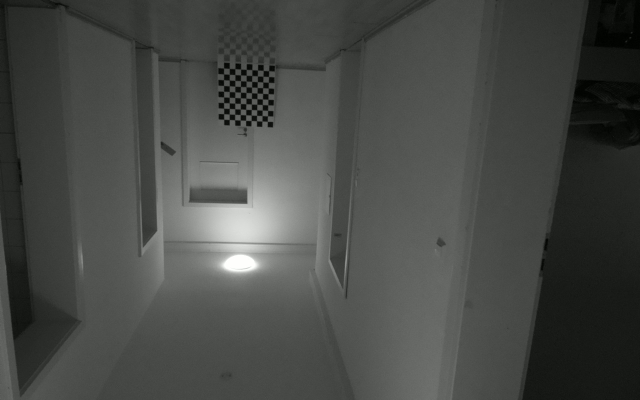
#> input picture Camera_callibration/checkerboard_Images/Cam0/1.jpg, 1280 x 800 px (shown at 1/2 size); its folder holds 3 pictures in this run
$ python camera_calib.py
#> lines starting #> are read from the running program, lines starting #| are printed output that depends on the picture; after the words box and inside, x2 and y2 are one past the last pixel; in counts of white or black regions, pixels touching at a corner belong together
import numpy as np
import cv2 as cv
import glob
import pickle


################ FIND CHESSBOARD CORNERS - OBJECT POINTS AND IMAGE POINTS #############################
for i in range(4):
    chessboardSize = (9,10)
    frameSize = (640,480)


    # termination criteria
    criteria = (cv.TERM_CRITERIA_EPS + cv.TERM_CRITERIA_MAX_ITER, 30, 0.001)


    # prepare object points, like (0,0,0), (1,0,0), (2,0,0) ....,(6,5,0)
    objp = np.zeros((chessboardSize[0] * chessboardSize[1], 3), np.float32)
    objp[:,:2] = np.mgrid[0:chessboardSize[0],0:chessboardSize[1]].T.reshape(-1,2)

    size_of_chessboard_squares_mm = 100
    objp = objp * size_of_chessboard_squares_mm


    # Arrays to store object points and image points from all the images.
    objpoints = [] # 3d point in real world space
    imgpoints = [] # 2d points in image plane.


    images = glob.glob(f'/Users/gokulmnambiar/Desktop/GitHubRepos/Design-and-Development-of-Multispectral-Camera-for-Aerial-Vehicles/Camera_callibration/checkerboard_Images/Cam{i}/*.jpg')

    for image in images:

        img = cv.imread(image)
#> img is the input picture: shape (800, 1280, 3); mean B, G, R 70.6, 73.6, 71.6
        gray = cv.cvtColor(img, cv.COLOR_BGR2GRAY)

        # Find the chess board corners
        ret, corners = cv.findChessboardCorners(gray, chessboardSize, None)
#> ret = True; corners = 90 rows, first 8: [535.3, 243.1], [524.6, 242.5], [513.4, 242.1], [502.8, 241.6], [491.8, 241.3], [480.8, 240.5], [469.8, 240], [459, 239.6]

        # If found, add object points, image points (after refining them)
        if ret == True:

            objpoints.append(objp)
            corners2 = cv.cornerSubPix(gray, corners, (11,11), (-1,-1), criteria)
#> corners2 = 90 rows, first 8: [530, 237.7], [530, 237.7], [507.8, 236.7], [507.8, 236.7], [497.4, 236.2], [486.9, 235.7], [475.6, 235.2], [464.6, 234.7]
            imgpoints.append(corners)

            # Draw and display the corners
            cv.drawChessboardCorners(img, chessboardSize, corners2, ret)
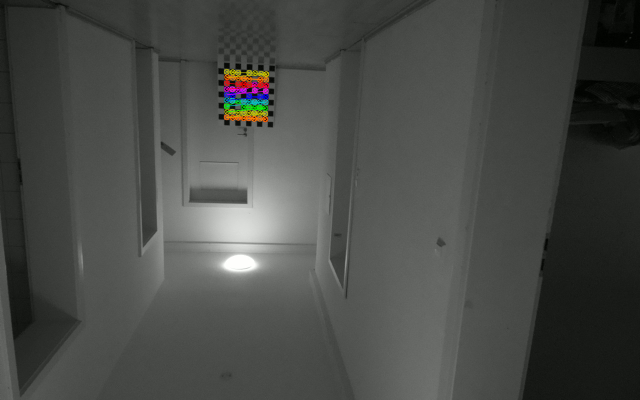
#> img: shape (800, 1280, 3) (shown at 1/2 size); 0.73% of pixels changed, all inside (x1, y1, x2, y2) = (447, 137, 539, 245)
            cv.imshow('img', img)
            cv.waitKey(1000)


    cv.destroyAllWindows()


    ############## CALIBRATION #######################################################

    ret, cameraMatrix, dist, rvecs, tvecs = cv.calibrateCamera(objpoints, imgpoints, frameSize, None, None)

    # Save the camera calibration result for later use (we won't worry about rvecs / tvecs)
    pickle.dump((cameraMatrix, dist), open( f"calibration{i}.pkl", "wb" ))
    pickle.dump(cameraMatrix, open( f"cameraMatrix{i}.pkl", "wb" ))
    pickle.dump(dist, open(f'dist{i}.pkl', "wb" ))


    ############## UNDISTORTION #####################################################
    images = glob.glob(f'/Users/gokulmnambiar/Desktop/GitHubRepos/Design-and-Development-of-Multispectral-Camera-for-Aerial-Vehicles/Camera_callibration/checkerboard_Images/Cam{i}/*.jpg')
    img_num = 0
    for image in images:
        img_num+=1
        img = cv.imread(image)
        h,  w = img.shape[:2]
#> h = 800; w = 1280
        newCameraMatrix, roi = cv.getOptimalNewCameraMatrix(cameraMatrix, dist, (w,h), 1, (w,h))


        # Undistort
        dst = cv.undistort(img, cameraMatrix, dist, None, newCameraMatrix)
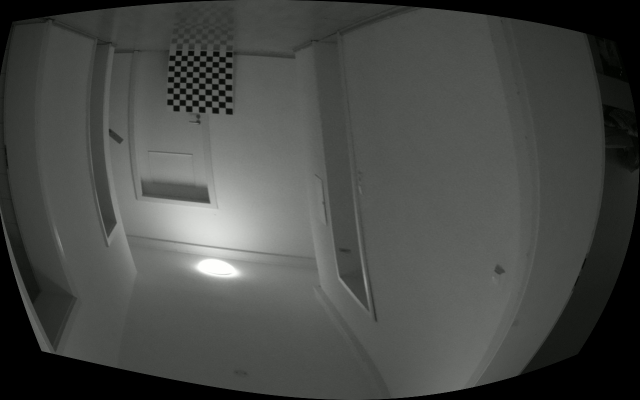
#> dst: shape (800, 1280, 3) (shown at 1/2 size); mean B, G, R 70.9, 73.5, 71.8

        # crop the image
        x, y, w, h = roi
        dst = dst[y:y+h, x:x+w]
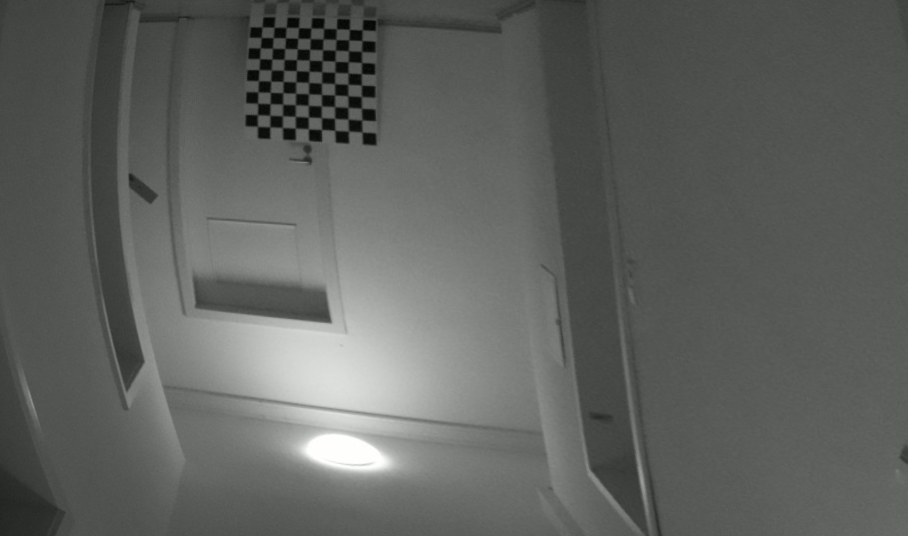
#> dst: shape (536, 908, 3); mean B, G, R 94.4, 97.4, 95.4
        cv.imwrite(f'/Users/gokulmnambiar/Desktop/GitHubRepos/Design-and-Development-of-Multispectral-Camera-for-Aerial-Vehicles/Camera_callibration/callibrated_images/cam{i}/new{img_num}.png', dst)


        # Undistort with Remapping
        mapx, mapy = cv.initUndistortRectifyMap(cameraMatrix, dist, None, newCameraMatrix, (w,h), 5)
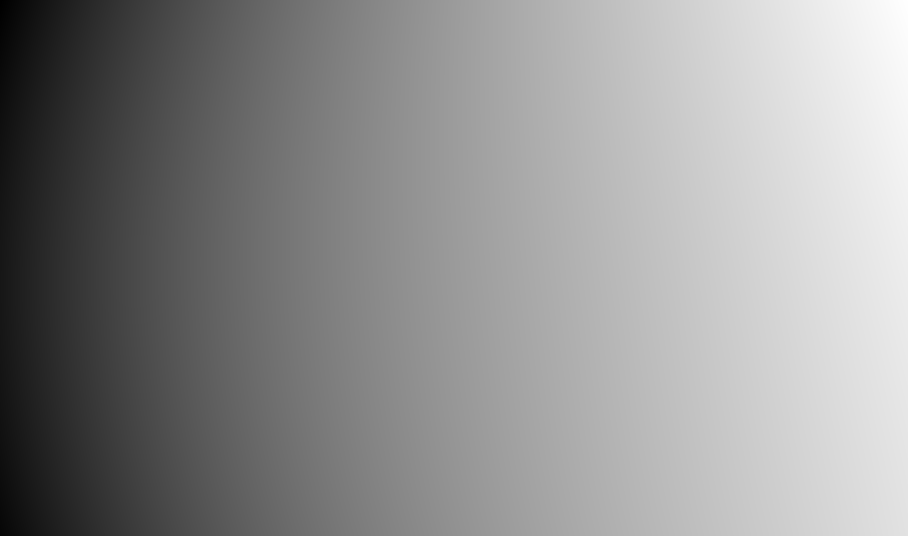
#> mapx: shape (536, 908) float32; min -67.97, max 923.9, mean 497.6; drawn with min black and max white
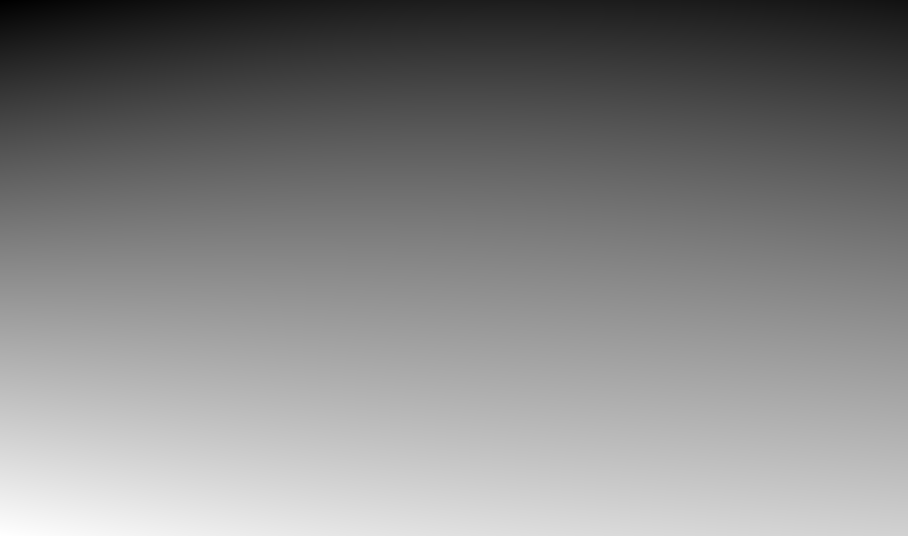
#> mapy: shape (536, 908) float32; min -76.84, max 603.6, mean 274.5; drawn with min black and max white
        dst = cv.remap(img, mapx, mapy, cv.INTER_LINEAR)
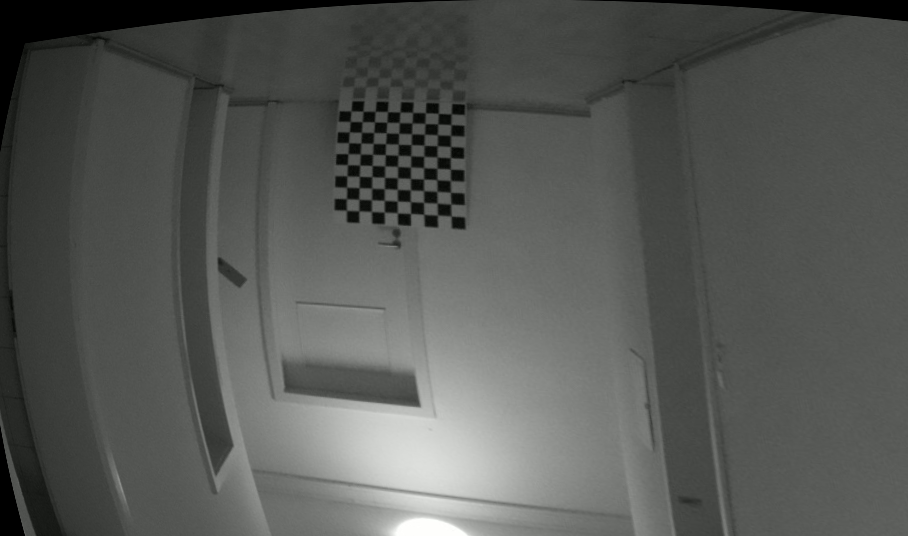
#> dst: shape (536, 908, 3); mean B, G, R 84.5, 87.4, 85.4

        # crop the image
        x, y, w, h = roi
        dst = dst[y:y+h, x:x+w]
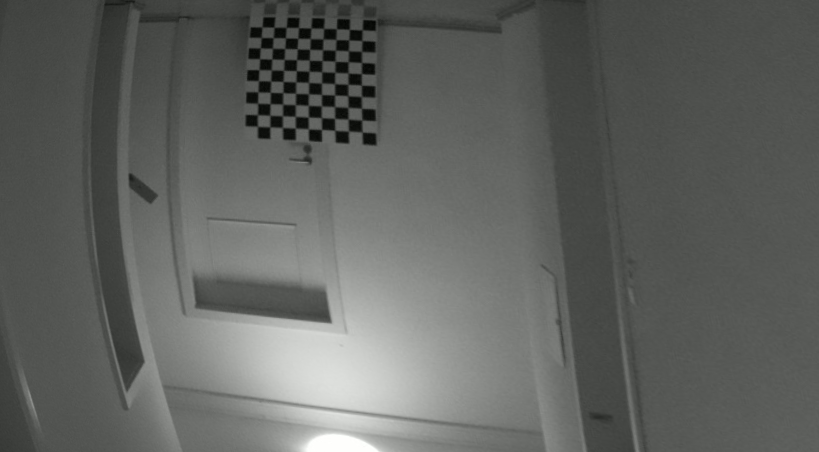
#> dst: shape (452, 819, 3); mean B, G, R 95.3, 98.3, 96.3
        cv.imwrite(f'/Users/gokulmnambiar/Desktop/GitHubRepos/Design-and-Development-of-Multispectral-Camera-for-Aerial-Vehicles/Camera_callibration/callibrated_images/cam{i}/cropped{img_num}.png', dst)


        # Reprojection Error
        mean_error = 0

        for i in range(len(objpoints)):
            imgpoints2, _ = cv.projectPoints(objpoints[i], rvecs[i], tvecs[i], cameraMatrix, dist)
            error = cv.norm(imgpoints[i], imgpoints2, cv.NORM_L2)/len(imgpoints2)
            mean_error += error

        print( "total error: {}".format(mean_error/len(objpoints)) )
#> pass 2 of the loop `for i in range(4):`:
#> chessboardSize = (9, 10)
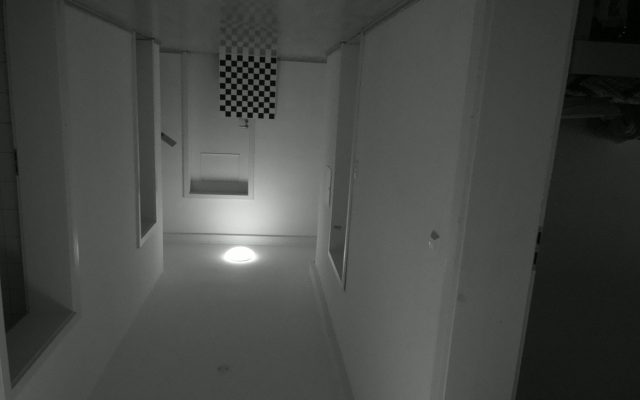
#> input picture Camera_callibration/checkerboard_Images/Cam1/1.jpg, 1280 x 800 px (shown at 1/2 size)
#> img is the input picture: shape (800, 1280, 3); mean B, G, R 69.6, 72.6, 70.6
#> img: shape (800, 1280, 3); 0.7% of pixels changed, all inside (x1, y1, x2, y2) = (450, 120, 542, 228)
#> `mapx, mapy = cv.initUndistortRectifyMap(cameraMatrix, dist, None, newC..`:
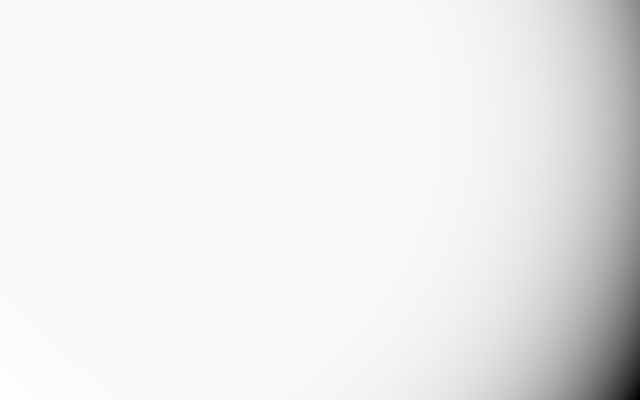
#> mapx: shape (799, 1279) float32 (shown at 1/2 size); min -28542628, max 549440.7, mean -1508316.1; drawn with min black and max white
#> `mapx, mapy = cv.initUndistortRectifyMap(cameraMatrix, dist, None, newC..`:
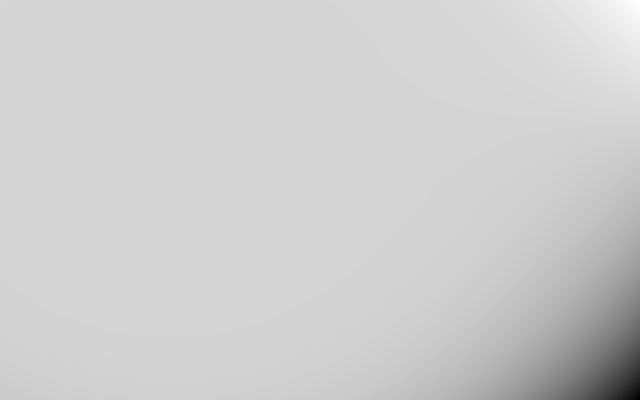
#> mapy: shape (799, 1279) float32 (shown at 1/2 size); min -17007352, max 3373750, mean -493796.6; drawn with min black and max white
#> (the run stopped early here; a loop or call above may not have finished)
